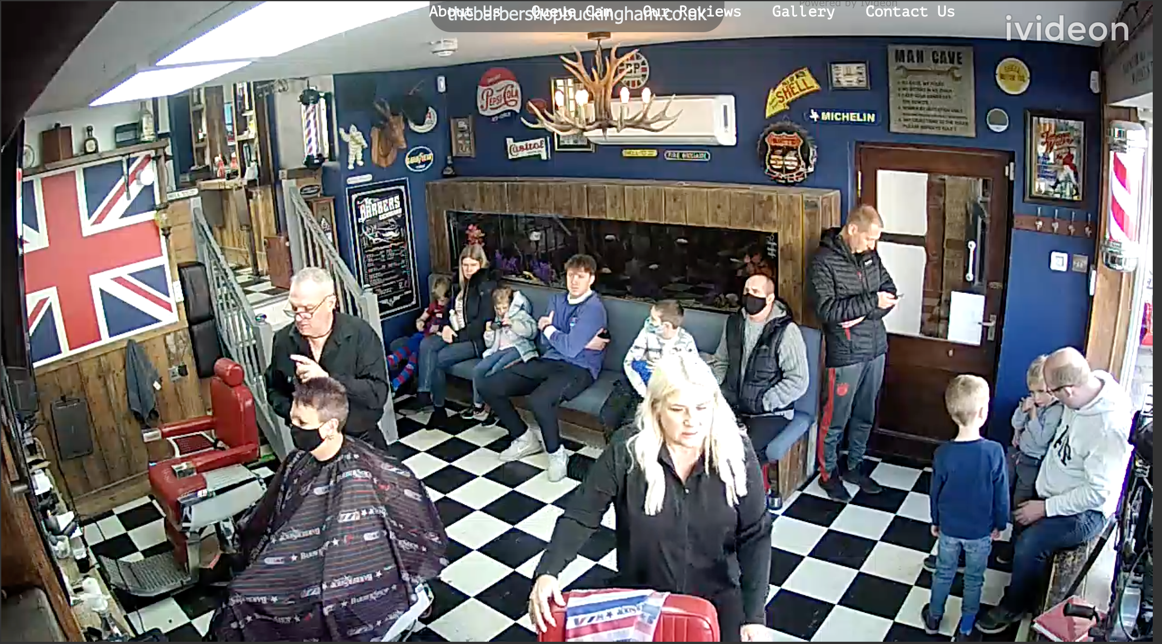
#> input picture cfraud/imgs/raw_imgs/img.png, 1162 x 644 px
$ python face_detect.py
#> lines starting #> are read from the running program, lines starting #| are printed output that depends on the picture; after the words box and inside, x2 and y2 are one past the last pixel; in counts of white or black regions, pixels touching at a corner belong together

import cv2

# Load the cascade
face_cascade = cv2.CascadeClassifier('haarcascade_profileface.xml')
# Read the input image
img = cv2.imread('cfraud/imgs/raw_imgs/img.png')
#> img is the input picture: shape (644, 1162, 3); mean B, G, R 107.6, 105.6, 107.4
# Convert into grayscale
gray = cv2.cvtColor(img, cv2.COLOR_BGR2GRAY)
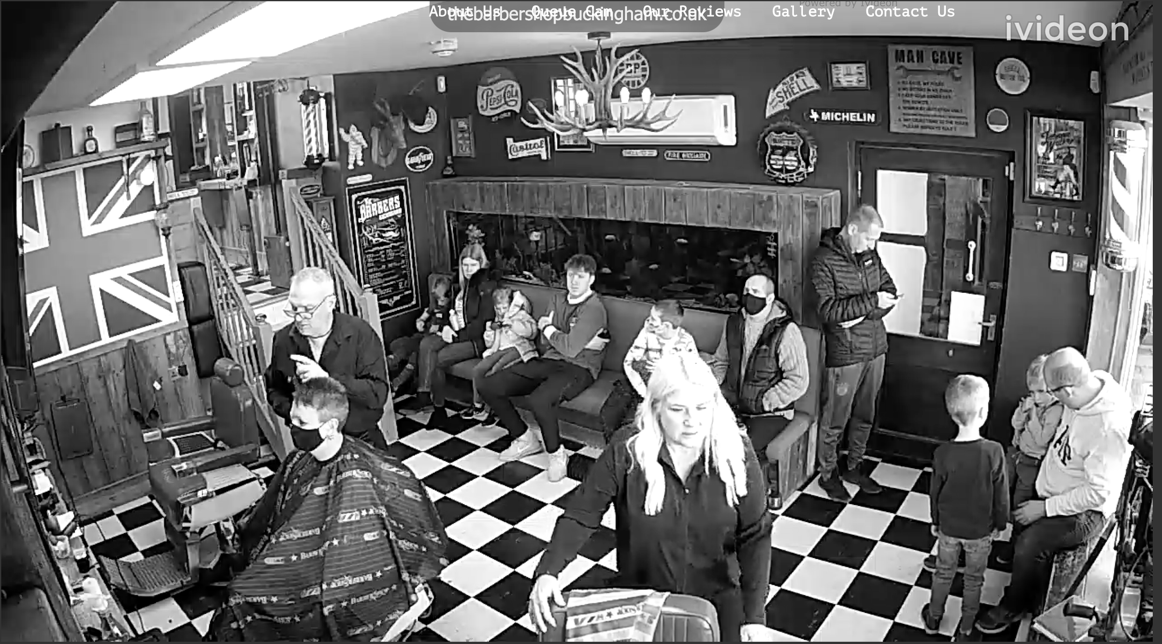
#> gray: shape (644, 1162); min 0, max 255, mean 106.4
# Detect faces
faces = face_cascade.detectMultiScale(gray, 1.1, 2)
#> faces = [[564, 262, 35, 35]]
# Draw rectangle around the faces
for (x, y, w, h) in faces:
    cv2.rectangle(img, (x, y), (x+w, y+h), (255, 0, 0), 2)
#> this loop made 1 pass
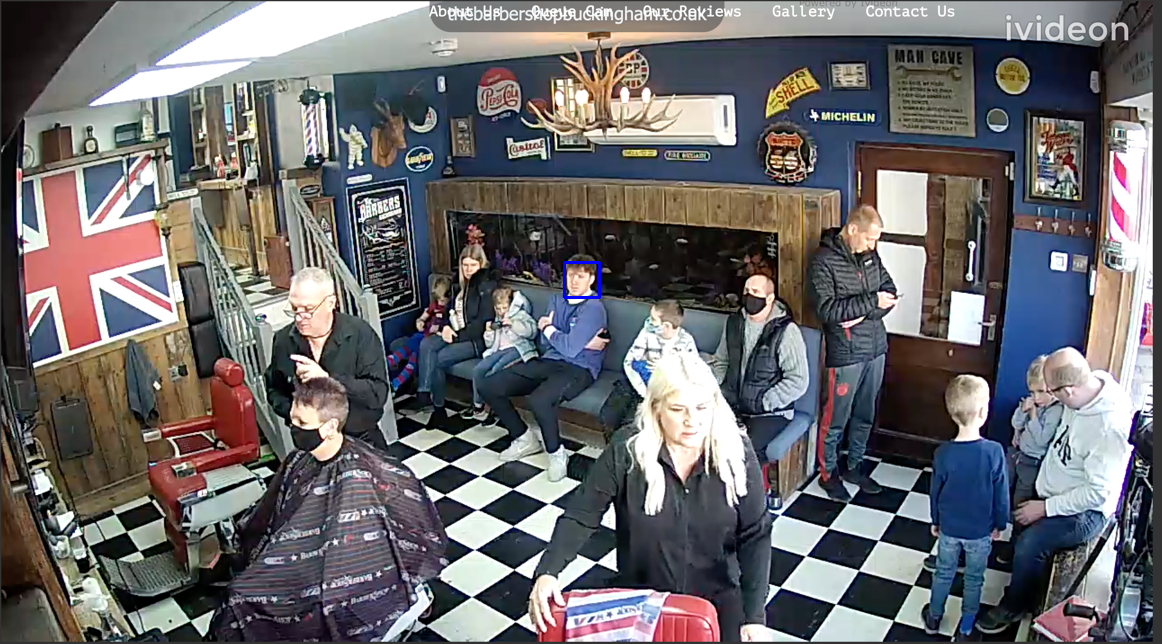
#> img: shape (644, 1162, 3); 0.06% of pixels changed, all inside (x1, y1, x2, y2) = (563, 261, 601, 299)
# Display the output
cv2.imshow('img', img)
cv2.waitKey(0)

$ run again, with cfraud/imgs/raw_imgs/cap20220224_163457D_1.jpeg saved as cfraud/imgs/raw_imgs/img.png
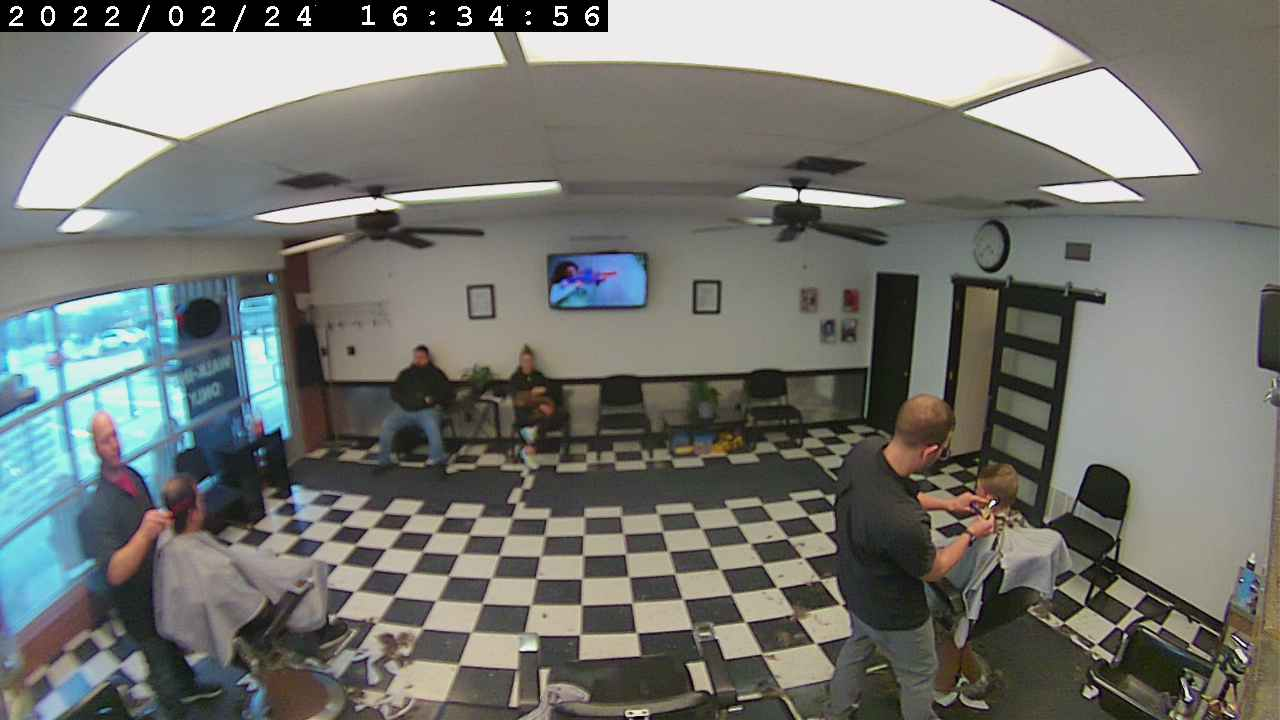
#> input picture cfraud/imgs/raw_imgs/cap20220224_163457D_1.jpeg, 1280 x 720 px
#> img is the input picture: shape (720, 1280, 3); mean B, G, R 114.3, 119.1, 117.3
#> `gray = cv2.cvtColor(img, cv2.COLOR_BGR2GRAY)`:
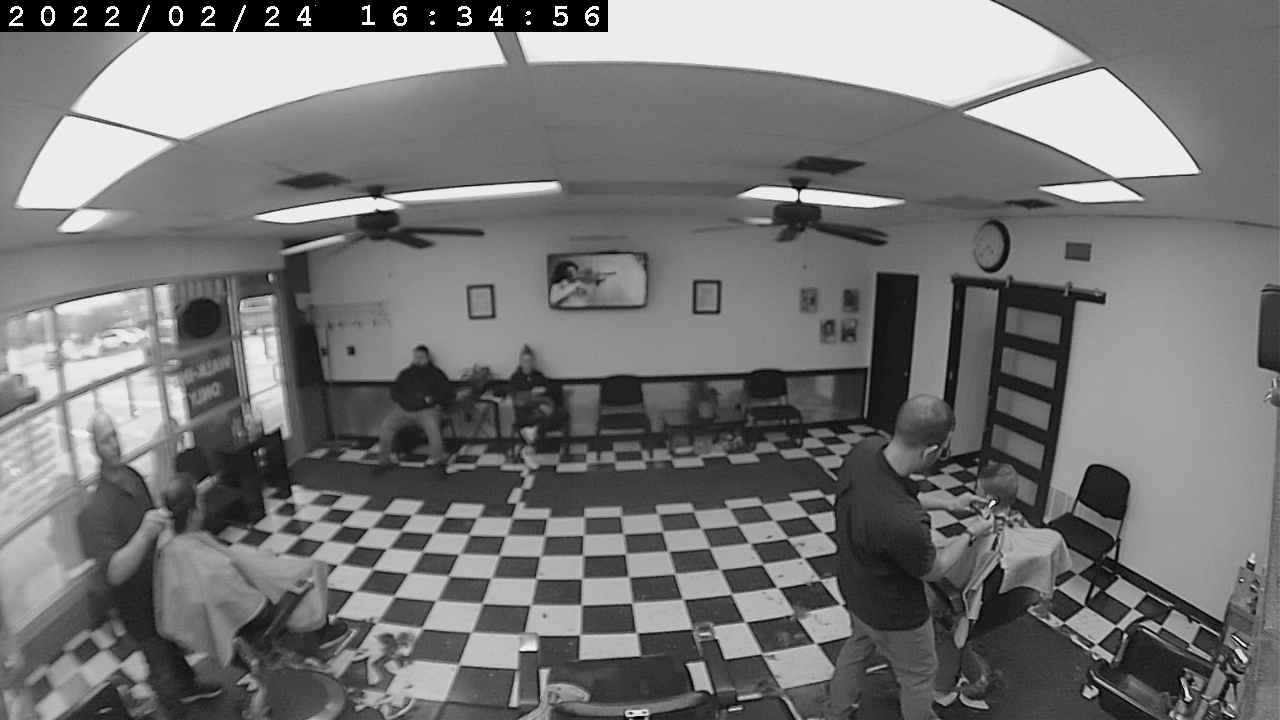
#> gray: shape (720, 1280); min 0, max 255, mean 118
#> faces = ()
